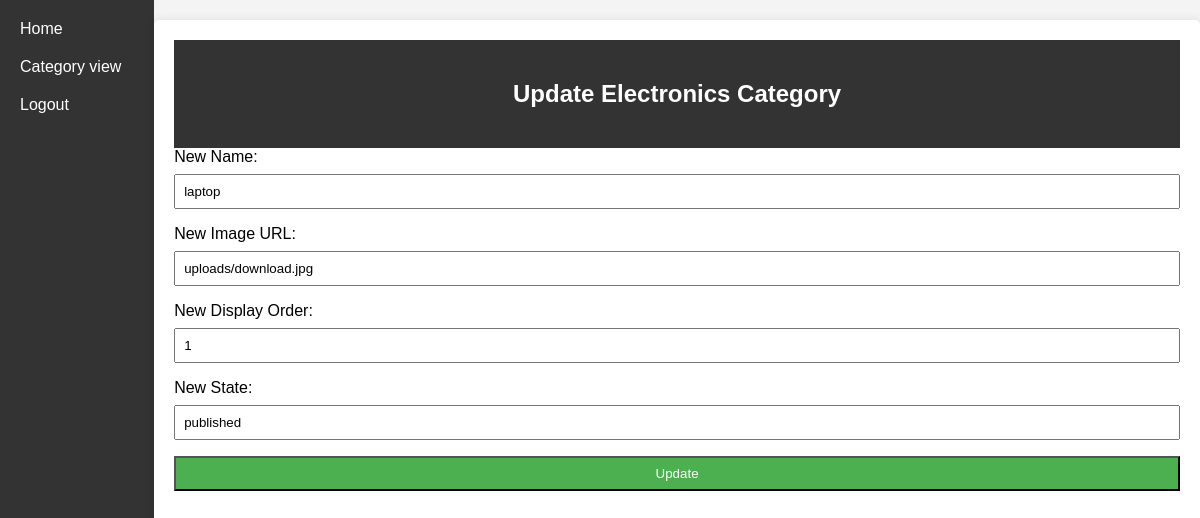
Page /admin_dashboard/update_category.php?id=10 on the committed database.
### tables this page shows
CREATE TABLE `electronics_categories` (
  `id` int(11) NOT NULL,
  `admin_id` int(11) NOT NULL,
  `name` varchar(255) NOT NULL,
  `image` varchar(255) NOT NULL,
  `display_order` int(11) NOT NULL,
  `state` enum('published','draft') NOT NULL
);

### admin_dashboard/update_category.php (the view, shortened to what this page needs)
<?php
require_once('config.php');
if (isset($_GET['id'])) {
    $categoryId = $_GET['id'];
    $categoryResult = $conn->query("SELECT * FROM electronics_categories WHERE id = $categoryId");
    if ($categoryResult) {
        $category = $categoryResult->fetch_assoc();
    } else {
        echo "Error fetching category details: " . $conn->error;
    }
}
?>
<!DOCTYPE html>
<html lang="en">
<head>
    <link rel="stylesheet" href="https://cdnjs.cloudflare.com/ajax/libs/font-awesome/6.0.0/css/all.min.css">
</head>
<body>
    <nav>
        <a href="dashboard.php">Home</a>
        <a href="category_view.php">Category view</a>
        <a href="logout.php">Logout</a>
    </nav>
    <main>
        <header>
            <h2>Update Electronics Category</h2>
        </header>
        <form method="post" action="">
            <label for="new_name">New Name:</label>
            <input type="text" name="new_name" value="<?php echo $category['name']; ?>" required>
            <label for="new_image">New Image URL:</label>
            <input type="text" name="new_image" value="<?php echo $category['image']; ?>" required>
            <label for="new_display_order">New Display Order:</label>
            <input type="number" name="new_display_order" value="<?php echo $category['display_order']; ?>" required>
            <label for="new_state">New State:</label>
            <input type="text" name="new_state" value="<?php echo $category['state']; ?>" required>
            <input type="submit" name="update" value="Update">
        </form>
    </main>
</body>
</html>

### admin_dashboard/update_category.php (style rules this page uses)
body { font-family: 'Poppins'; background-color: #f4f4f4; margin: 0; padding: 0; }
header { background-color: #333; color: white; padding: 20px; text-align: center; }
main { width: 500px; margin: 20px auto; background-color: white; padding: 20px; border-radius: 5px; box-shadow: 0 0 10px rgba(0, 0, 0, 0.1); }
form { display: flex; flex-direction: column; }
label { margin-bottom: 8px; }
input { padding: 8px; margin-bottom: 16px; }
input[type="submit"] { background-color: #4caf50; color: white; cursor: pointer; }
body { font-family: 'Arial', sans-serif; background-color: #f4f4f4; margin: 0; padding: 0; }
main { width: 1500px; margin: 20px auto; background-color: white; padding: 20px; border-radius: 5px; box-shadow: 0 0 10px rgba(0, 0, 0, 0.1); }
body { font-family: Arial, sans-serif; margin: 0; padding: 0; display: flex; }
nav { background-color: #333; padding: 10px; height: 100vh; width: 200px; color: white; }
nav a { display: block; color: white; padding: 10px; text-decoration: none; }

### rows in the picture
electronics_categories: new_name "laptop", new_image "uploads/download.jpg", new_display_order "1", new_state "published"
